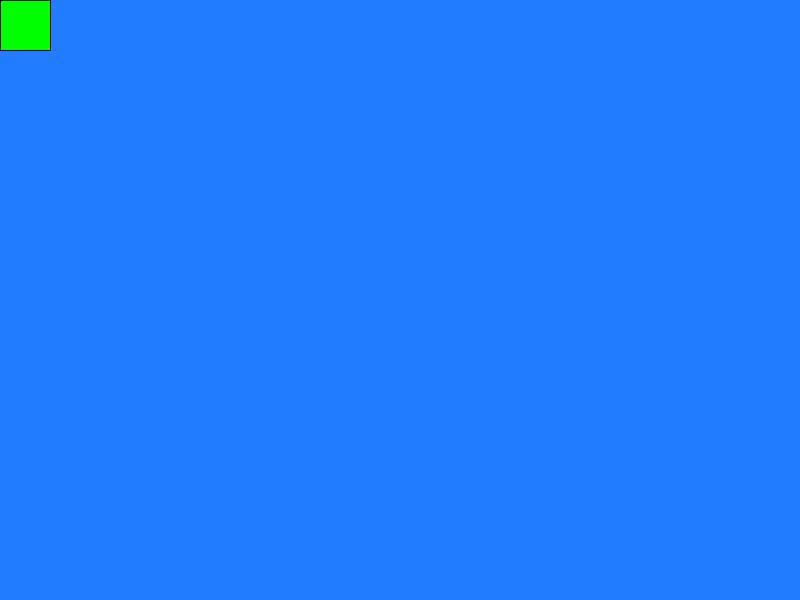
Frame 1 (no input)
Frame 60 (the mouse pressed at the canvas centre just before this capture): identical to frame 1, image omitted
Frame 120 (the mouse held since frame 60 and released just before this capture): identical to frame 1, image omitted

The Processing sketch that drew this single still picture (run headless with seeded random() and noise(); from frame 60 on, the mouse is pressed at the canvas centre):

// Processing sketch: sketch_191124a
// ── sketch_191124a.pde
int frogx=0;
int frogy=0;
float maxSpeed=random(10);
float cary=random(height);
car ca = new car(0,0,50,10);
void setup() {
  size(800, 600);
}
void draw() {
  background(34, 124, 259);
  fill(0, 250, 0);
  ellipse(frogx, frogy, 50, 50);
  frogBounds();
ca.display();
}
void keyPressed()
{
  if (key == CODED) {
    if (keyCode == UP)
    {
      frogy-=5;
    } else if (keyCode == DOWN)
    {
      frogy+=5;
    } else if (keyCode == RIGHT)
    {
      frogx+=5;
    } else if (keyCode == LEFT)
    {
      frogx-=5;
    }
  }
}
void frogBounds() {
  if (frogx>=800) {
    frogx=800;
  }
  if (frogy>=600) {
    frogy=600;
  }
  if (frogx<=0) {
    frogx=0;
  }
  if (frogy<=0) {
    frogy=0;
  }
}
class car {
int carX;
int carY;
int size;
int speed;
car(int carX,int carY,int size,int speed){
this.carX=carX;
this.carY=carY;
this.size=size;
this.speed=speed;

}
void display()
  {
    fill(0,255,0);
    rect(carX , carY,  size, 50);
  }
}
